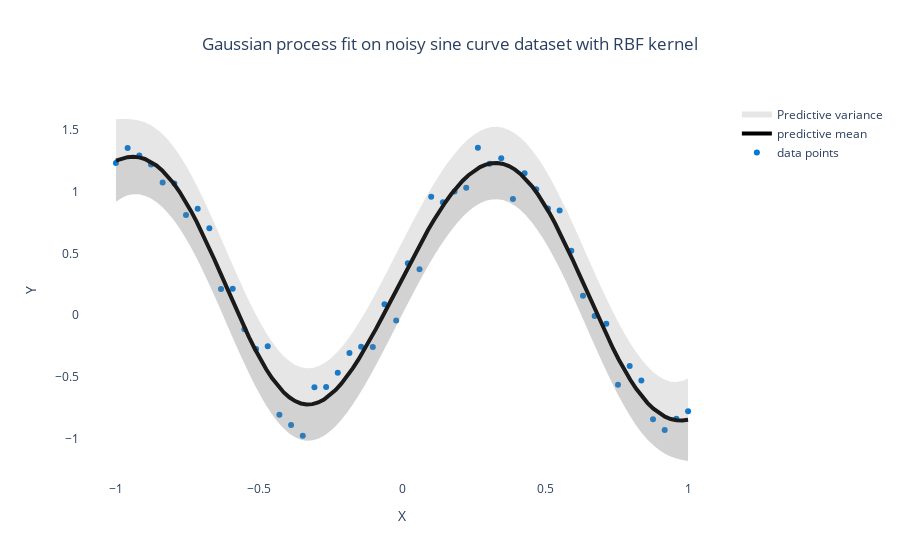

The notebook cell this image was saved under:
### Code cell
model = GPy.models.GPRegression(X1, y1, GPy.kern.RBF(1))
model.optimize_restarts(5, verbose=0)

y1_, y1_var = model.predict(X1_)
y1_std2 = np.sqrt(y1_var)*2

fig = get_fig()
fig.add_trace(go.Scatter(x=X1.ravel(), y=y1.ravel(),
                    mode='markers',opacity=1,
                    name='data points',line=dict(width=4, color='#0078D7'), 
                    hovertemplate='(%{x:.2f},%{y:.2f})'))
fig.add_trace(go.Scatter(x=X1_.ravel(), y=y1_.ravel(),
                    mode='lines',opacity=1,
                    name='predictive mean',line=dict(width=4, color='black'), 
                    hovertemplate='(%{x:.2f},%{y:.2f})'))
fig.add_trace(go.Scatter(x=X1_.ravel(), y=y1_.ravel()-y1_std2.ravel(), fill='tonexty',
                         fillcolor='rgba(128,128,128,0.2)',showlegend=False,name='Predictive variance',
                         hovertemplate='(%{x:.2f},%{y:.2f})',
                    mode='none' # override default markers+lines
                    ))
fig.add_trace(go.Scatter(x=X1_.ravel(), y=y1_.ravel()+y1_std2.ravel(), fill='tonexty',
                         fillcolor='rgba(128,128,128,0.2)',
                         hovertemplate='(%{x:.2f},%{y:.2f})',
                    mode= 'none', name='Predictive variance'))
fig.update_layout(
    title_text='Gaussian process fit on noisy sine curve dataset with RBF kernel', 
                title_x=0.5,
                xaxis_title="X",
                yaxis_title="Y"
                #font=dict(family="Courier New")
                )
fig.show()
